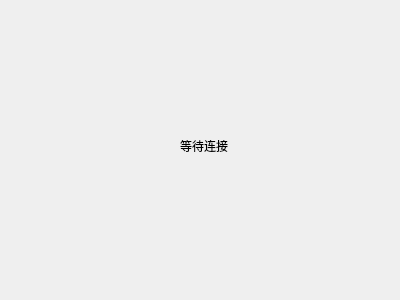
<?xml version="1.0" encoding="UTF-8"?>
<ui version="4.0">
 <class>Widget</class>
 <widget class="QWidget" name="Widget">
  <property name="geometry">
   <rect>
    <x>0</x>
    <y>0</y>
    <width>400</width>
    <height>300</height>
   </rect>
  </property>
  <property name="windowTitle">
   <string>Widget</string>
  </property>
  <widget class="QLabel" name="statusLabel">
   <property name="geometry">
    <rect>
     <x>180</x>
     <y>140</y>
     <width>54</width>
     <height>12</height>
    </rect>
   </property>
   <property name="text">
    <string>等待连接</string>
   </property>
  </widget>
 </widget>
 <layoutdefault spacing="6" margin="11"/>
 <resources/>
 <connections/>
</ui>
